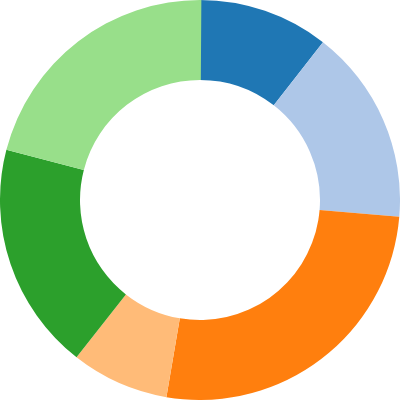

Write the Vega-Lite specification saved for this chart.
### Vega specification from a JSON file in a GitHub repository (floating-point values rounded to 4 significant figures)
{"$schema": "https://vega.github.io/schema/vega/v5.json", "description": "A basic donut chart example.", "width": 200, "height": 200, "autosize": "none", "signals": [{"name": "startAngle", "value": 0, "bind": {"input": "range", "min": 0, "max": 6.29, "step": 0.01}}, {"name": "endAngle", "value": 6.29, "bind": {"input": "range", "min": 0, "max": 6.29, "step": 0.01}}, {"name": "padAngle", "value": 0, "bind": {"input": "range", "min": 0, "max": 0.1}}, {"name": "innerRadius", "value": 60, "bind": {"input": "range", "min": 0, "max": 90, "step": 1}}, {"name": "cornerRadius", "value": 0, "bind": {"input": "range", "min": 0, "max": 10, "step": 0.5}}, {"name": "sort", "value": false, "bind": {"input": "checkbox"}}], "data": [{"name": "table", "values": [{"id": 1, "field": 4}, {"id": 2, "field": 6}, {"id": 3, "field": 10}, {"id": 4, "field": 3}, {"id": 5, "field": 7}, {"id": 6, "field": 8}], "transform": [{"type": "pie", "field": "field", "startAngle": {"signal": "startAngle"}, "endAngle": {"signal": "endAngle"}, "sort": {"signal": "sort"}}]}], "scales": [{"name": "color", "type": "ordinal", "domain": {"data": "table", "field": "id"}, "range": {"scheme": "category20"}}], "marks": [{"type": "arc", "from": {"data": "table"}, "encode": {"enter": {"fill": {"scale": "color", "field": "id"}, "x": {"signal": "width / 2"}, "y": {"signal": "height / 2"}}, "update": {"startAngle": {"field": "startAngle"}, "endAngle": {"field": "endAngle"}, "padAngle": {"signal": "padAngle"}, "innerRadius": {"signal": "innerRadius"}, "outerRadius": {"signal": "width / 2"}, "cornerRadius": {"signal": "cornerRadius"}}}}]}
